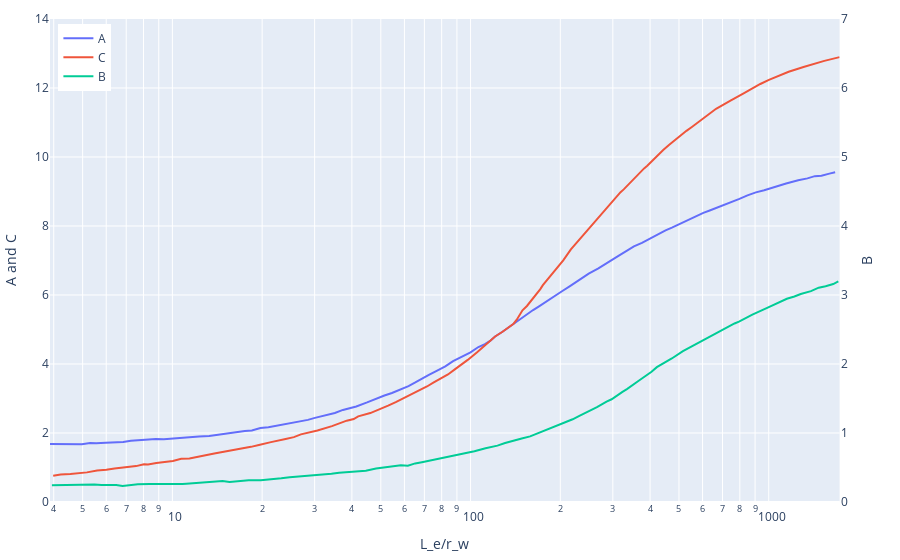

The notebook cell this image was saved under:
### Code cell
import plotly.graph_objects as go
import plotly.express as px
from scipy.optimize import curve_fit
import pandas as pd
import numpy as np
import re
from plotly.subplots import make_subplots


def ln_Re_rw_coeff_plot():
    from utilities.ln_Re_rw_coeff_curves import ln_Re_rw_coeff_curves

    ln_Re_rw_coeff_curves.keys()

    dfs = []
    for curve, data in ln_Re_rw_coeff_curves.items():
        dfx = pd.DataFrame(data)
        dfx["curve"] = curve
        dfs.append(dfx)

    df = pd.concat(dfs)
    df
    fig = make_subplots(specs=[[{"secondary_y": True}]])

    for c in ["A", "C"]:
        dfx = df[df["curve"] == c]
        fig.add_trace(go.Scatter(x=dfx["x"], y=dfx["y"], name=c), secondary_y=False)

    dfx = df[df["curve"] == "B"]
    fig.add_trace(go.Scatter(x=dfx["x"], y=dfx["y"], name="B"), secondary_y=True)

    fig.update_xaxes(title=r"L_e/r_w", type="log")
    fig.update_layout(
        yaxis1=dict(
            title=dict(text="A and C"),
            range=[0, 14],
        ),
        yaxis2=dict(
            title=dict(text="B"),
            range=[0, 7],
            tickmode="sync",
        ),
        legend=dict(x=0.01, y=0.99),
        margin=dict(t=10, b=10, l=10, r=10),
    )
    return fig


ln_Re_rw_coeff_plot()
